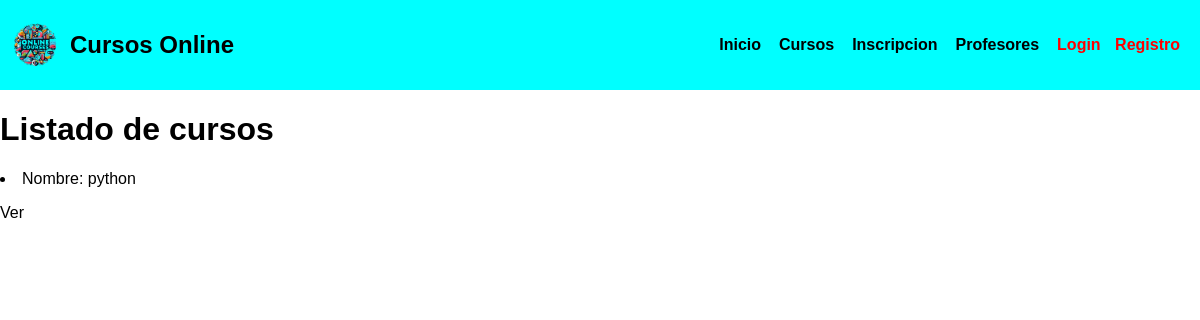
/cursos/lista, run on an earlier commit of the app's database.
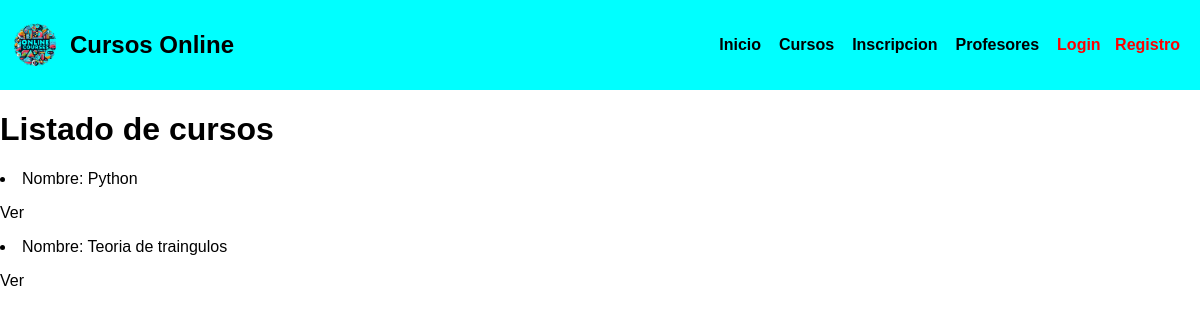
And on a later commit of the database.
### AppCoder/models.py (models this page shows, shortened)
class Curso(models.Model):
    nombre = models.CharField(max_length=40)
    camada = models.IntegerField()
    descripcion = models.TextField()  # Agrega este campo para la descripción

### AppCoder/views.py (the view)
# urls.py: path('cursos/lista', views.CursoListView.as_view(), name = "ListaCursos"),
class CursoListView(ListView):
    model = Curso
    context_object_name = "cursos"
    template_name = "AppCoder/cursos_lista.html"

### AppCoder/templates/AppCoder/cursos_lista.html (shortened to what this page needs)
{% extends 'AppCoder/padre.html' %}
{% load static %}
{% block contenidoQueCambia %}
<h1>Listado de cursos</h1>
{% for curso in cursos %}
    <li>Nombre: {{curso.nombre}}
        <p>
            <a href="{% url 'DetalleCurso' curso.pk %}">Ver</a>
        </p>
    </li>
{% endfor %}
{% endblock contenidoQueCambia %}

What changed in the data, as far as the page shows it:
changed Curso: nombre "python" → "Python"
added Curso: nombre "Teoria de traingulos"
